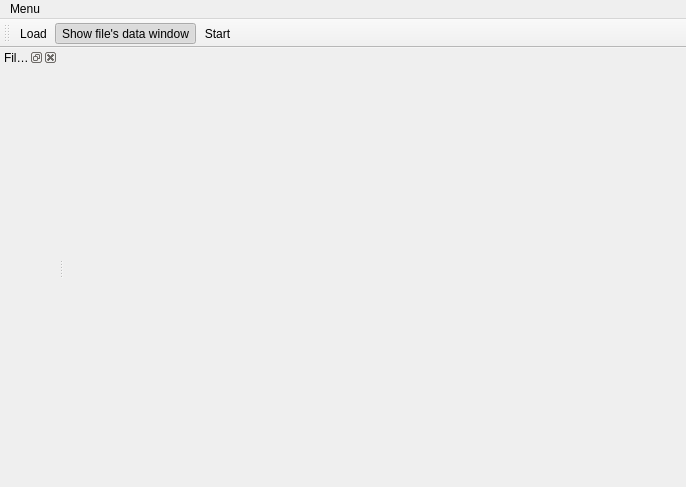
<?xml version="1.0" encoding="UTF-8"?>
<ui version="4.0">
 <class>MainWindow</class>
 <widget class="QMainWindow" name="MainWindow">
  <property name="geometry">
   <rect>
    <x>0</x>
    <y>0</y>
    <width>686</width>
    <height>487</height>
   </rect>
  </property>
  <property name="windowTitle">
   <string>CorrelationAnalysis</string>
  </property>
  <property name="windowIcon">
   <iconset>
    <normaloff>:/res/icon.png</normaloff>:/res/icon.png</iconset>
  </property>
  <widget class="QWidget" name="centralWidget"/>
  <widget class="QDockWidget" name="filesData">
   <property name="windowIcon">
    <iconset>
     <normaloff>:/res/icon.png</normaloff>:/res/icon.png</iconset>
   </property>
   <property name="allowedAreas">
    <set>Qt::LeftDockWidgetArea|Qt::RightDockWidgetArea</set>
   </property>
   <property name="windowTitle">
    <string>File's data</string>
   </property>
   <attribute name="dockWidgetArea">
    <number>1</number>
   </attribute>
   <widget class="QWidget" name="dockWidgetContents"/>
  </widget>
  <widget class="QToolBar" name="toolBar">
   <property name="windowTitle">
    <string>toolBar</string>
   </property>
   <attribute name="toolBarArea">
    <enum>TopToolBarArea</enum>
   </attribute>
   <attribute name="toolBarBreak">
    <bool>false</bool>
   </attribute>
   <addaction name="actionLoad"/>
   <addaction name="actionFilesDataVisible"/>
   <addaction name="actionStart"/>
  </widget>
  <widget class="QMenuBar" name="menuBar">
   <property name="geometry">
    <rect>
     <x>0</x>
     <y>0</y>
     <width>686</width>
     <height>20</height>
    </rect>
   </property>
   <widget class="QMenu" name="menuMenu">
    <property name="title">
     <string>Menu</string>
    </property>
    <addaction name="actionShowToolBar"/>
    <addaction name="actionFilesDataVisible"/>
   </widget>
   <addaction name="menuMenu"/>
  </widget>
  <action name="actionFilesDataVisible">
   <property name="checkable">
    <bool>true</bool>
   </property>
   <property name="checked">
    <bool>true</bool>
   </property>
   <property name="icon">
    <iconset resource="res.qrc">
     <normaloff>:/res/options.png</normaloff>:/res/options.png</iconset>
   </property>
   <property name="text">
    <string>Show file's data window</string>
   </property>
  </action>
  <action name="actionLoad">
   <property name="icon">
    <iconset resource="res.qrc">
     <normaloff>:/res/load.png</normaloff>:/res/load.png</iconset>
   </property>
   <property name="text">
    <string>Load</string>
   </property>
  </action>
  <action name="actionStart">
   <property name="icon">
    <iconset resource="res.qrc">
     <normaloff>:/res/go.png</normaloff>:/res/go.png</iconset>
   </property>
   <property name="text">
    <string>Start</string>
   </property>
  </action>
  <action name="actionShowToolBar">
   <property name="checkable">
    <bool>true</bool>
   </property>
   <property name="checked">
    <bool>true</bool>
   </property>
   <property name="text">
    <string>Show tool bar</string>
   </property>
  </action>
 </widget>
 <layoutdefault spacing="6" margin="11"/>
 <resources>
  <include location="res.qrc"/>
 </resources>
 <connections>
  <connection>
   <sender>filesData</sender>
   <signal>visibilityChanged(bool)</signal>
   <receiver>actionFilesDataVisible</receiver>
   <slot>setChecked(bool)</slot>
   <hints>
    <hint type="sourcelabel">
     <x>39</x>
     <y>189</y>
    </hint>
    <hint type="destinationlabel">
     <x>-1</x>
     <y>-1</y>
    </hint>
   </hints>
  </connection>
  <connection>
   <sender>toolBar</sender>
   <signal>visibilityChanged(bool)</signal>
   <receiver>actionShowToolBar</receiver>
   <slot>setChecked(bool)</slot>
   <hints>
    <hint type="sourcelabel">
     <x>202</x>
     <y>36</y>
    </hint>
    <hint type="destinationlabel">
     <x>-1</x>
     <y>-1</y>
    </hint>
   </hints>
  </connection>
  <connection>
   <sender>actionFilesDataVisible</sender>
   <signal>triggered(bool)</signal>
   <receiver>filesData</receiver>
   <slot>setVisible(bool)</slot>
   <hints>
    <hint type="sourcelabel">
     <x>-1</x>
     <y>-1</y>
    </hint>
    <hint type="destinationlabel">
     <x>39</x>
     <y>189</y>
    </hint>
   </hints>
  </connection>
  <connection>
   <sender>actionShowToolBar</sender>
   <signal>triggered(bool)</signal>
   <receiver>toolBar</receiver>
   <slot>setVisible(bool)</slot>
   <hints>
    <hint type="sourcelabel">
     <x>-1</x>
     <y>-1</y>
    </hint>
    <hint type="destinationlabel">
     <x>202</x>
     <y>36</y>
    </hint>
   </hints>
  </connection>
 </connections>
</ui>
